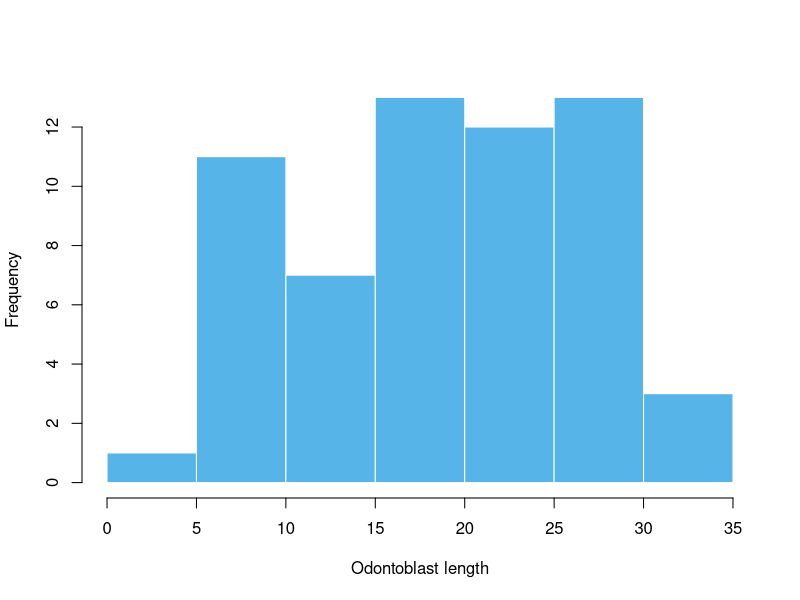
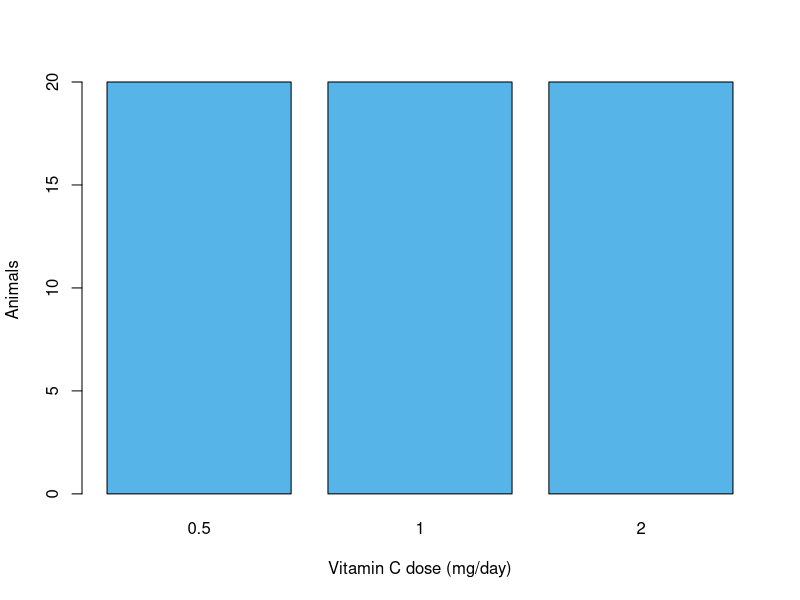
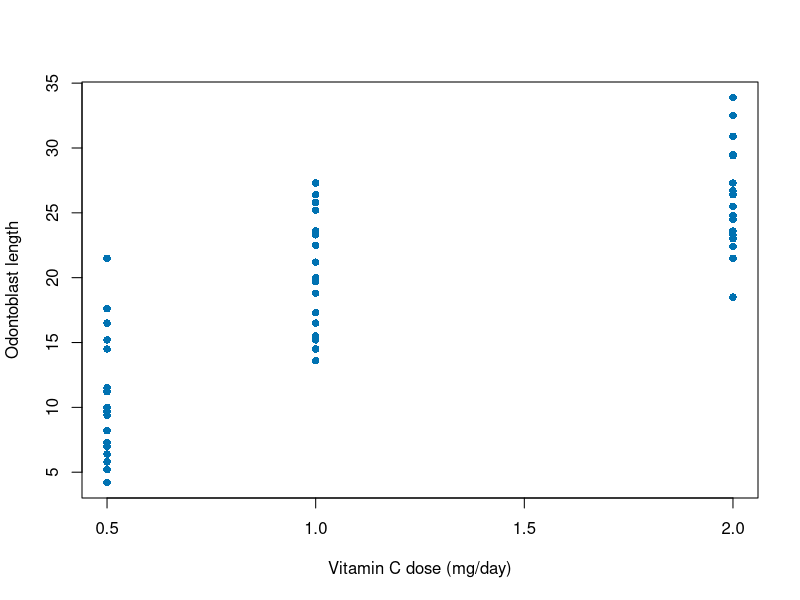
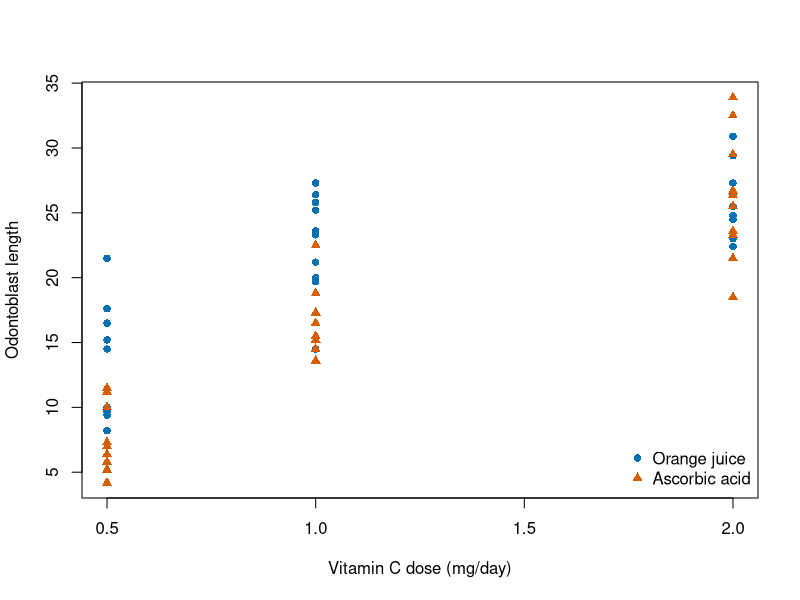
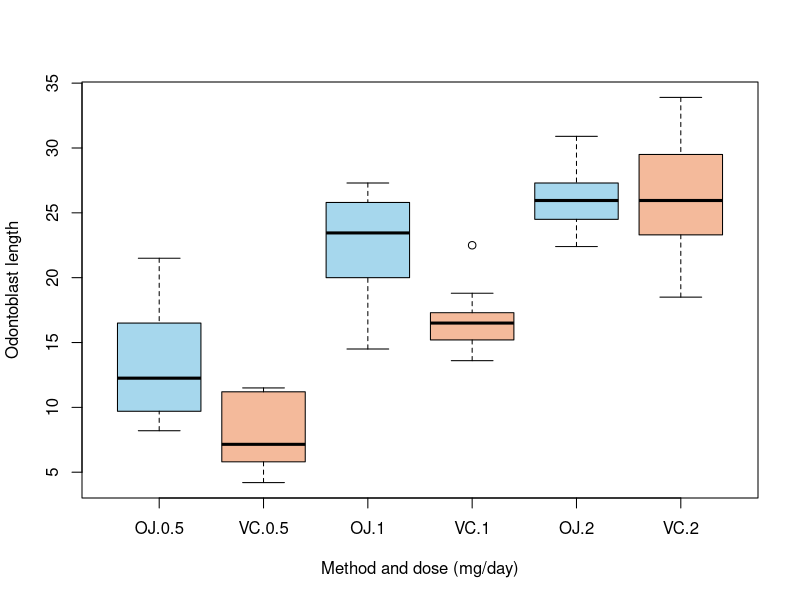
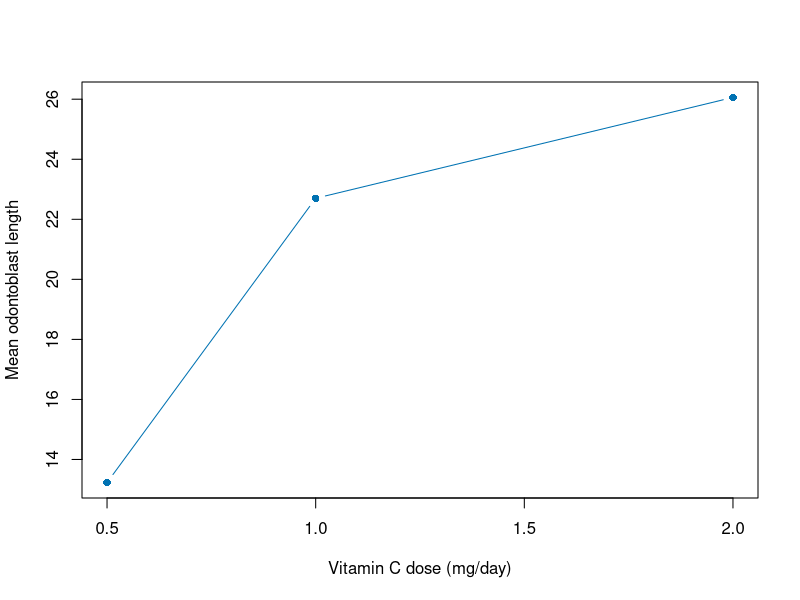
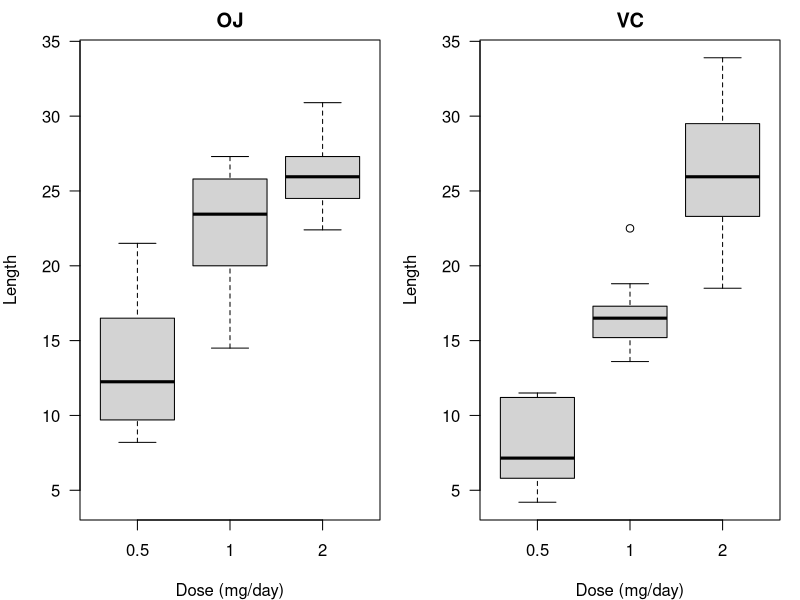
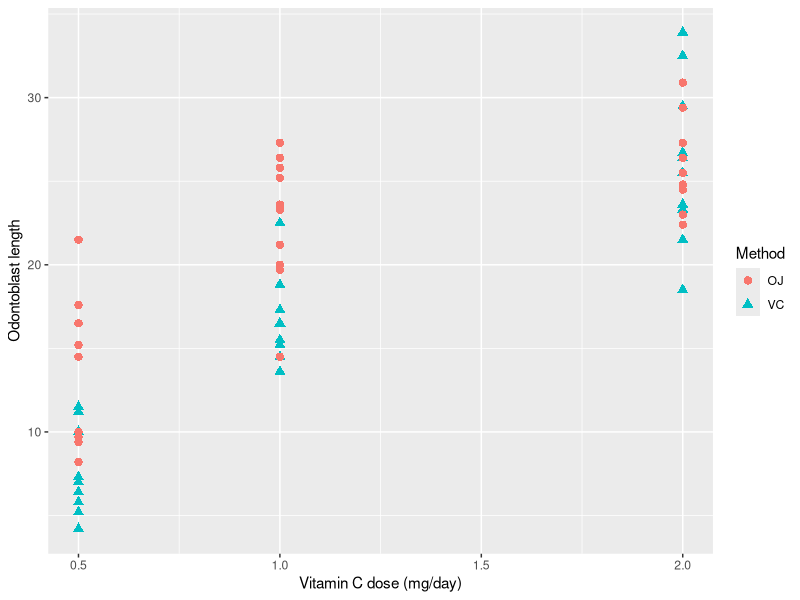

These figures' R source, in order:
## ---- chunk 1
#| label: base-histogram
#| fig-alt: "Histogram of odontoblast length in five-unit intervals."
growth <- ToothGrowth
hist(growth$len,
     breaks = seq(0, 35, by = 5),
     xlab = "Odontoblast length",
     main = "",
     col = "#56B4E9", border = "white")
## ---- chunk 2
#| label: base-bars
#| fig-alt: "Bar chart showing 20 animals at each of the three doses."
barplot(table(growth$dose),
        xlab = "Vitamin C dose (mg/day)",
        ylab = "Animals", col = "#56B4E9")
## ---- chunk 3
#| label: base-scatter
#| fig-alt: "Odontoblast lengths plotted at the three vitamin C doses."
plot(len ~ dose, data = growth,
     xlab = "Vitamin C dose (mg/day)",
     ylab = "Odontoblast length",
     pch = 16, col = "#0072B2")
## ---- chunk 4
#| label: base-overlay
#| fig-alt: "Dose response scatterplot distinguishing orange juice and ascorbic acid by color and shape."
plot(len ~ dose, data = growth, type = "n",
     xlab = "Vitamin C dose (mg/day)",
     ylab = "Odontoblast length")
with(subset(growth, supp == "OJ"),
     points(dose, len, pch = 16, col = "#0072B2"))
with(subset(growth, supp == "VC"),
     points(dose, len, pch = 17, col = "#D55E00"))
legend("bottomright",
       c("Orange juice", "Ascorbic acid"),
       pch = c(16, 17),
       col = c("#0072B2", "#D55E00"),
       bty = "n")
## ---- chunk 5
#| label: base-boxplot
#| fig-alt: "Six boxplots for orange juice and ascorbic acid at each dose."
boxplot(len ~ supp + dose, data = growth,
        xlab = "Method and dose (mg/day)",
        ylab = "Odontoblast length",
        col = c("#A6D7ED", "#F4BA9B"))
## ---- chunk 6
#| label: base-line
#| fig-alt: "Mean odontoblast length at three vitamin C doses for the orange juice group."
oj <- growth[growth$supp == "OJ", ]
oj_means <- aggregate(len ~ dose, data = oj,
                      FUN = mean)
plot(len ~ dose, data = oj_means, type = "b",
     xlab = "Vitamin C dose (mg/day)",
     ylab = "Mean odontoblast length",
     pch = 16, col = "#0072B2")
## ---- chunk 7
#| label: base-panels
#| fig-show: hold
#| fig-alt: "Side-by-side boxplots by dose for each delivery method, with identical vertical scales."
old <- par(no.readonly = TRUE)
par(mfrow = c(1, 2), mar = c(4, 4, 2, 1), las = 1)
for (method in c("OJ", "VC")) {
  group <- subset(growth, supp == method)
  boxplot(len ~ dose, data = group,
          main = method, ylim = range(growth$len),
          xlab = "Dose (mg/day)", ylab = "Length")
}
par(old)
## ---- chunk 8
#| message: false
library(ggplot2)
## ---- chunk 9
#| label: gg-scatter
#| fig-height: 4.15
#| fig-alt: "ggplot2 dose response scatterplot with delivery method mapped to color and shape."
p <- ggplot(growth,
            aes(x = dose, y = len)) +
  geom_point(aes(colour = supp,
                 shape = supp),
             size = 2.5) +
  labs(x = "Vitamin C dose (mg/day)",
       y = "Odontoblast length",
       colour = "Method", shape = "Method")
p
## ---- chunk 10
#| fig-height: 4.15
#| fig-alt: "Base R dose response scatterplot with colour and shape indicating delivery method."
## ---- chunk 11
#| label: group-data
#| include: false
profile <- ggplot(Indometh, aes(x = time, y = conc)) +
  labs(x = "Time since dose (hours)",
       y = "Plasma concentration (mcg/mL)")
## ---- chunk 12
#| label: group-unmapped
#| fig-height: 4.6
#| fig-alt: "A single zigzag line connects measurements across different subjects at the same sampling times."
profile + geom_line()
## ---- chunk 13
#| label: group-subject
#| fig-height: 4.6
#| fig-alt: "Six separate lines each follow one subject's plasma concentration over time."
profile + geom_line(aes(group = Subject))
## ---- chunk 14
#| label: geom-icons
#| echo: false
#| fig-width: 10
#| fig-height: 4.1
#| fig-alt: "Six small plots show the marks made by geom_point, geom_line, geom_bar, geom_histogram, geom_boxplot and geom_tile."
icon_theme <- theme_void(base_size = 18) +
  theme(plot.title = element_text(hjust = 0.5),
        plot.margin = margin(8, 18, 14, 18))

icons <- list(
  "geom_point()" = ggplot(growth, aes(dose, len)) +
    geom_point(colour = "#0072B2"),
  "geom_line()" = profile + geom_line(aes(group = Subject),
                                     colour = "#0072B2"),
  "geom_bar()" = ggplot(growth, aes(factor(dose))) +
    geom_bar(fill = "#0072B2", width = 0.72),
  "geom_histogram()" = ggplot(growth, aes(len)) +
    geom_histogram(binwidth = 5, fill = "#0072B2", colour = "white"),
  "geom_boxplot()" = ggplot(growth, aes(supp, len)) +
    geom_boxplot(fill = "#A6D7ED"),
  "geom_tile()" = ggplot(aggregate(len ~ supp + dose, growth, mean),
                         aes(supp, factor(dose), fill = len)) +
    geom_tile(colour = "white") + guides(fill = "none")
)

grid::grid.newpage()
grid::pushViewport(grid::viewport(layout = grid::grid.layout(2, 3)))
for (i in seq_along(icons)) {
  print(icons[[i]] + icon_theme + labs(title = names(icons)[i]),
        vp = grid::viewport(layout.pos.row = (i - 1) %/% 3 + 1,
                            layout.pos.col = (i - 1) %% 3 + 1))
}
grid::popViewport()
## ---- chunk 15
#| label: gg-hist
#| fig-height: 4.15
#| fig-alt: "Histogram of odontoblast length with five-unit bins in ggplot2."
ggplot(growth, aes(x = len)) +
  geom_histogram(binwidth = 5,
                 boundary = 0,
                 fill = "#56B4E9",
                 colour = "white") +
  labs(x = "Odontoblast length",
       y = "Animals")
## ---- chunk 16
#| fig-height: 4.15
#| fig-alt: "Base R histogram of odontoblast length with five-unit bins."
## ---- chunk 17
#| label: gg-bars
#| fig-height: 4.15
#| fig-alt: "Three bars show 20 animals at each tested vitamin C dose."
ggplot(growth, aes(x = factor(dose))) +
  geom_bar(fill = "#56B4E9") +
  labs(x = "Vitamin C dose (mg/day)",
       y = "Animals")
## ---- chunk 18
#| fig-height: 4.15
#| fig-alt: "Base R bar chart showing 20 animals at each tested vitamin C dose."
## ---- chunk 19
#| label: gg-box
#| fig-height: 4.15
#| fig-alt: "Grouped boxplots by dose and delivery method."
ggplot(growth, aes(x = factor(dose), y = len,
                   fill = supp)) +
  geom_boxplot() +
  labs(x = "Vitamin C dose (mg/day)",
       y = "Odontoblast length", fill = "Method")
## ---- chunk 20
#| fig-height: 4.15
#| fig-alt: "Base R boxplots for each dose and delivery method."
## ---- chunk 21
#| label: gg-facets
#| fig-height: 4.15
#| fig-alt: "Separate panels for orange juice and ascorbic acid boxplots on a common scale."
ggplot(growth,
       aes(x = factor(dose), y = len)) +
  geom_boxplot(fill = "#A6D7ED") +
  facet_wrap(~ supp) +
  labs(x = "Vitamin C dose (mg/day)",
       y = "Odontoblast length")
## ---- chunk 22
#| fig-height: 4.15
#| fig-show: hold
#| fig-alt: "Base R side-by-side boxplots on a common y scale."
## ---- chunk 23
#| label: gg-heat
#| fig-alt: "Heatmap showing the mean odontoblast length for the six dose and method groups."
means <- aggregate(len ~ supp + dose,
                   data = growth, FUN = mean)
ggplot(means, aes(x = supp, y = factor(dose),
                  fill = len)) +
  geom_tile(colour = "white") +
  geom_text(aes(label = round(len, 1)),
            colour = "white") +
  scale_fill_gradient(low = "#315E85",
                      high = "#113045") +
  labs(x = "Delivery method", y = "Dose (mg/day)",
       fill = "Mean length")
## ---- chunk 24
#| label: gg-scales
#| fig-alt: "Scatterplot with ticks at the tested doses and a legend spelling out the delivery methods."
method_labels <- c("Orange juice",
                   "Ascorbic acid")
p_scaled <- p +
  scale_x_continuous(breaks = c(0.5, 1, 2)) +
  scale_colour_manual(
    values = c(OJ = "#0072B2", VC = "#D55E00"),
    labels = method_labels
  ) +
  scale_shape_discrete(labels = method_labels)
p_scaled
## ---- chunk 25
#| label: gg-themes
#| fig-alt: "Dose-response scatterplot with a classic theme and bottom legend."
p_final <- p_scaled +
  theme_classic(base_size = 14) +
  theme(legend.position = "bottom")
p_final
## ---- chunk 26
#| label: deaths-wide
#| echo: false
months <- seq(as.Date("1974-01-01"), by = "month",
              length.out = length(mdeaths))
wide <- data.frame(
  month = months,
  Male = as.numeric(mdeaths),
  Female = as.numeric(fdeaths)
)
knitr::kable(head(wide, 3))
## ---- chunk 27
#| label: deaths-long
#| echo: false
deaths <- data.frame(
  month = rep(months, times = 2),
  sex = rep(c("Male", "Female"),
            each = length(months)),
  count = c(as.numeric(mdeaths),
            as.numeric(fdeaths))
)
preview <- deaths[c(1:2, length(months) + (1:2)), ]
knitr::kable(preview, row.names = FALSE)
## ---- chunk 28
#| label: deaths-tidy
#| fig-alt: "Monthly death counts by sex in the UK from 1974 to 1979."
ggplot(deaths,
       aes(month, count, colour = sex)) +
  geom_line() +
  labs(x = "Month", y = "Deaths",
       colour = "Sex")
